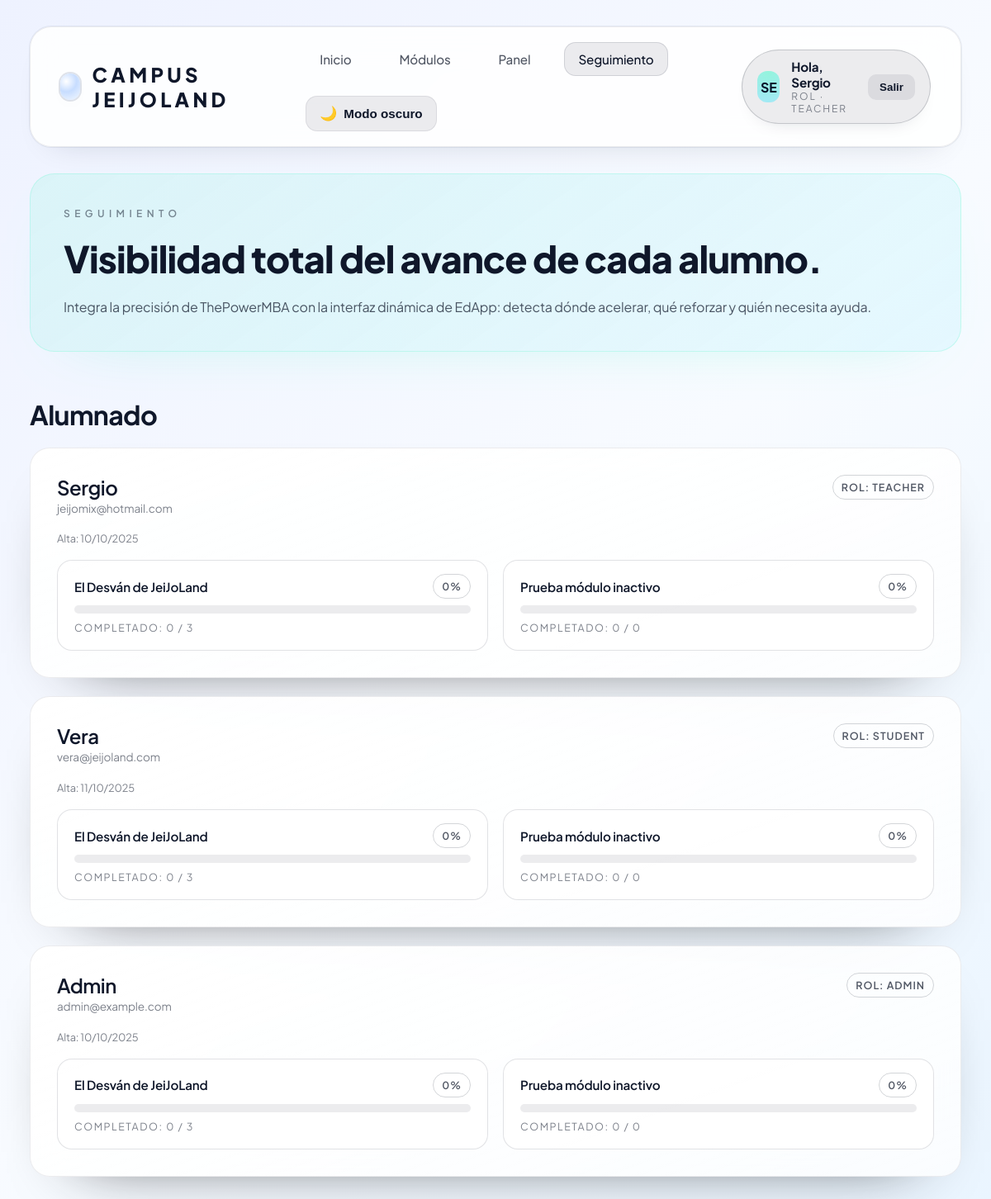
The app's page /?a=users (signed in) with its own data.
### tables this page shows
CREATE TABLE users (
    id INTEGER PRIMARY KEY AUTOINCREMENT,
    email TEXT UNIQUE NOT NULL,
    name TEXT NOT NULL,
    role TEXT NOT NULL CHECK(role IN ('teacher','student','admin')),
    pass_hash TEXT NOT NULL,
    created_at TEXT NOT NULL DEFAULT (datetime('now'))
  );

CREATE TABLE modules (
    id INTEGER PRIMARY KEY AUTOINCREMENT,
    title TEXT NOT NULL,
    description TEXT DEFAULT '',
    created_by INTEGER NOT NULL,
    created_at TEXT NOT NULL DEFAULT (datetime('now')), is_active INTEGER NOT NULL DEFAULT 1,
    FOREIGN KEY(created_by) REFERENCES users(id)
  );

### auth.php (called while the page is built, shortened)
<?php
function current_user(){ return $_SESSION['user'] ?? null; }
?>

### views/users.php (the view, shortened to what this page needs)
<?php
$modules = $modules ?? [];
$users = $users ?? [];
$progressMatrix = $progressMatrix ?? [];
$moduleTotals = [];
foreach ($modules as $module) {
  $moduleTotals[$module['id']] = (int)($module['lesson_count'] ?? 0);
}
?>
<section class="hero">
  <div class="subtitle">Seguimiento</div>
  <h1>Visibilidad total del avance de cada alumno.</h1>
  <p>Integra la precisión de ThePowerMBA con la interfaz dinámica de EdApp: detecta dónde acelerar, qué reforzar y quién necesita ayuda.</p>
</section>
<section class="grid" style="margin-top:32px; gap:20px;">
  <h2>Alumnado</h2>
  <?php if (!$users): ?>
    <div class="empty">Todavía no hay usuarios registrados.</div>
  <?php else: ?>
    <div class="grid" style="gap:22px;">
      <?php foreach ($users as $user):
        $userProgress = $progressMatrix[$user['id']] ?? [];
      ?>
        <article class="card" style="display:grid; gap:18px;">
          <header style="display:flex; justify-content:space-between; align-items:flex-start; gap:14px;">
            <div>
              <h3><?php echo htmlspecialchars($user['name']); ?></h3>
              <p class="muted" style="font-size:0.85rem;"><?php echo htmlspecialchars($user['email']); ?></p>
            </div>
            <span class="chip outline">Rol: <?php echo htmlspecialchars($user['role']); ?></span>
          </header>
          <div class="muted" style="font-size:0.8rem;">Alta: <?php echo date('d/m/Y', strtotime($user['created_at'] ?? 'now')); ?></div>
          <div class="module-progress-grid">
            <?php foreach ($modules as $module):
              $total = $moduleTotals[$module['id']] ?: 0;
              $done = $userProgress[$module['id']] ?? 0;
              $pct = $total ? round(($done / $total) * 100) : 0;
            ?>
              <div class="module-progress-card" style="gap:8px;">
                <div style="display:flex; justify-content:space-between; align-items:center; gap:10px;">
                  <span style="font-weight:600; color:var(--text-strong); font-size:0.95rem;"><?php echo htmlspecialchars($module['title']); ?></span>
                  <span class="chip <?php echo $pct >= 100 ? 'success' : 'outline'; ?>"><?php echo $pct; ?>%</span>
                </div>
                <div class="progress-bar"><span style="transform: scaleX(<?php echo $total ? min(1, $done / $total) : 0; ?>);"></span></div>
                <p class="muted" style="font-size:0.78rem; text-transform:uppercase; letter-spacing:0.12em;">Completado: <?php echo $done; ?> / <?php echo $total; ?></p>
              </div>
            <?php endforeach; ?>
          </div>
        </article>
      <?php endforeach; ?>
    </div>
  <?php endif; ?>
</section>

### views/layout.php (shortened to what this page needs)
<?php
$u = current_user();
$viewFile = __DIR__ . '/' . ($view ?? '');
$viewPath = is_string($viewFile) ? $viewFile . '.php' : null;
?>
<!DOCTYPE html>
<html lang="es">
<head>
</head>
<body>
  <div class="app-shell">
    <header class="app-header">
      <a class="brand" href="?a=<?php echo $u ? 'home' : 'landing'; ?>">
        <span class="pulse"></span>
        Campus JeiJoLand
      </a>
      <div class="header-controls">
        <?php if ($u): ?>
          <nav>
            <a class="nav-link <?php echo ($_GET['a'] ?? 'home') === 'home' ? 'active' : ''; ?>" href="?a=home">Inicio</a>
            <a class="nav-link <?php echo ($_GET['a'] ?? '') === 'view_module' ? 'active' : ''; ?>" href="?a=home#modulos">Módulos</a>
            <?php if (in_array($u['role'], ['teacher','admin'], true)): ?>
              <a class="nav-link <?php echo ($_GET['a'] ?? '') === 'admin' ? 'active' : ''; ?>" href="?a=admin">Panel</a>
              <a class="nav-link <?php echo ($_GET['a'] ?? '') === 'users' ? 'active' : ''; ?>" href="?a=users">Seguimiento</a>
            <?php endif; ?>
          </nav>
        <?php endif; ?>
        <button class="theme-toggle" type="button" data-theme-toggle>
          <span data-theme-icon aria-hidden="true">☀️</span>
          <span data-theme-label>Modo claro</span>
        </button>
      </div>
      <?php if ($u): ?>
        <div class="user-pill">
          <div class="user-avatar"><?php echo strtoupper(substr($u['name'], 0, 2)); ?></div>
          <div>
            <div style="font-weight:700;color:var(--text-strong); font-size:0.95rem;">Hola, <?php echo htmlspecialchars($u['name']); ?></div>
            <div style="font-size:0.75rem; letter-spacing:0.16em; text-transform:uppercase; opacity:0.7;">Rol · <?php echo htmlspecialchars($u['role']); ?></div>
          </div>
          <form class="logout-form" method="post" action="?a=logout">
            <button type="submit">Salir</button>
          </form>
        </div>
      <?php endif; ?>
    </header>
    <main>
      <?php include $viewPath; ?>
    </main>
  </div>
</body>
</html>

### records on screen
users: name "SE", name "Sergio", role "TEACHER", email "jeijomix@hotmail.com", created_at "10/10/2025", id "0"
modules: title "El Desván de JeiJoLand", id "0", id "3", done "0"
modules: title "Prueba módulo inactivo", id "0", done "0"
users: name "Vera", email "vera@jeijoland.com", role "STUDENT", created_at "11/10/2025", id "0"
users: name "Admin", email "admin@example.com", role "ADMIN", created_at "10/10/2025"
